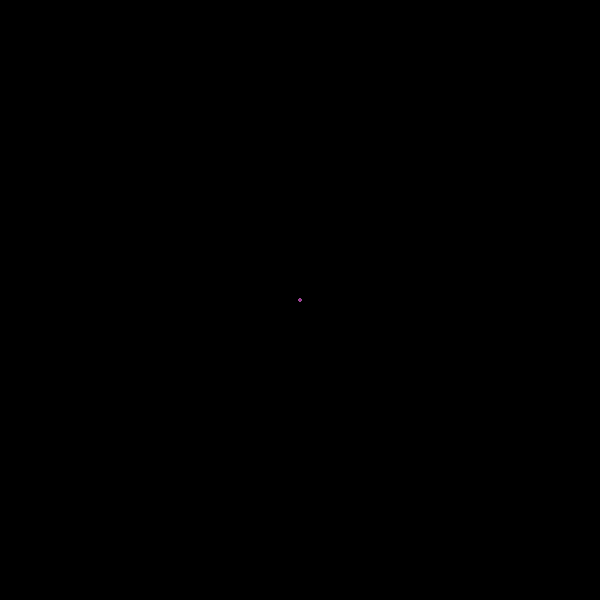
Frame 1 (no input)
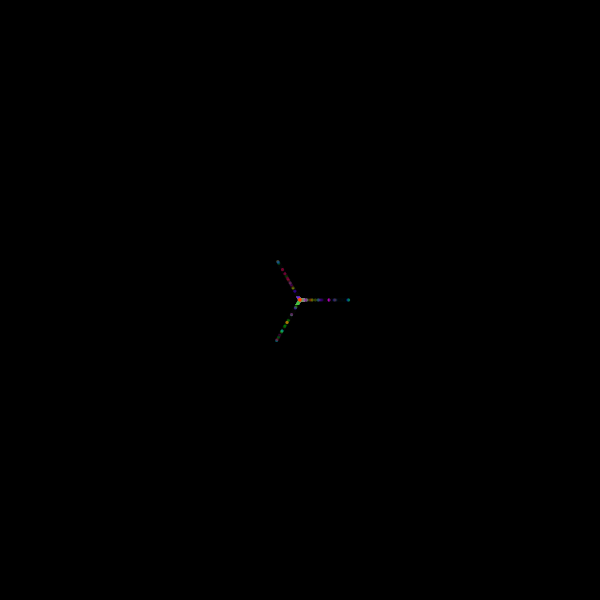
Frame 60 (the mouse pressed at the canvas centre just before this capture)
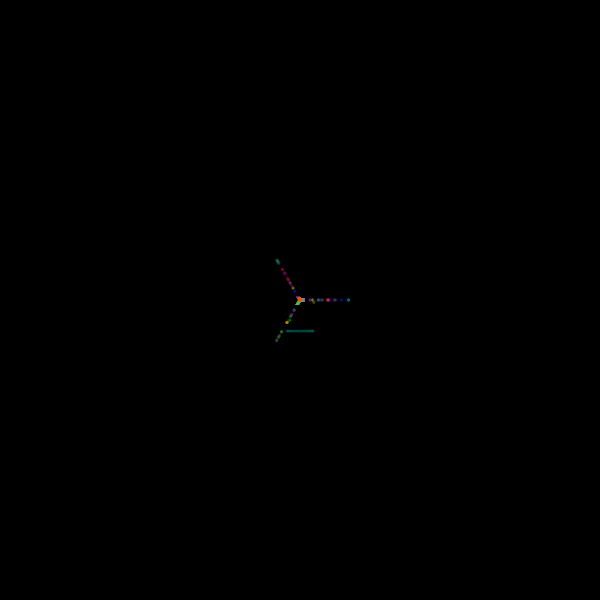
Frame 120 (the mouse held since frame 60 and released just before this capture)

The Processing sketch that drew these frames (run headless with seeded random() and noise(); from frame 60 on, the mouse is pressed at the canvas centre):

// Processing sketch: processing_153972
// ── processing_153972.pde

/*
 * Creative Coding
 * Week 5, 04 - Moving balls 2
 *
 * Drag to add more streaks of balls
 *
 * select number of directions by pressing numbers 1-9
 * press c to clear
 *
 */
MovingBall centre;
MovingBall[] arounds;

int chosenNum;

int numOfObjects;




void setup() {
  size(600, 600);
  
  colorMode(HSB);

// change this for some different 
  numOfObjects = 50;
  chosenNum = 3;

  centre = new MovingBall(width/2, height/2);
  
  arounds = new MovingBall[numOfObjects];
  
  for (int i=0; i < arounds.length; i++ ) {
    arounds[i] = new MovingBall(mouseX, mouseY );
  }



  background(0);
}

void draw() {
  // background(0);

  centre.run();
  
  for (int i=0; i < arounds.length; i++ ) {
    arounds[i].run();
  }


}
// change number of directions and clear 
void  keyPressed() {
    if (key == '1')
    {
      chosenNum = 1;
    }
    if (key == '2')
    {
      chosenNum = 2;
    }
    if (key == '3')
    {
      chosenNum = 3;
    }
    if (key == '4')
    {
      chosenNum = 4;
    }
    if (key == '5')
    {
      chosenNum = 5;
    }
    if (key == '6')
    {
      chosenNum = 6;
    }
    if (key == '7')
    {
      chosenNum = 7;
    }
    if (key == '8')
    {
      chosenNum = 8;
    }
    if (key == '9')
    {
      chosenNum = 9;
    }
    
    // reset background to black
    if (key == 'c' || key == 'C' )
    {
      background(0);
    }
}

void  mouseDragged() {  
  

  
  for (int i=0; i < arounds.length; i++ ) {
    arounds[i] = new MovingBall(mouseX, mouseY);
    if (i == arounds.length) {
      i = 0;
    }
  }
  


}
  
/*
 * MovingBall class
 *
 * Represents a moving ball that moves in a single direction
 *
 */
class MovingBall {

  float x, y;        // position
  float tx, ty;      // target in x and y
  float step, inc;
  float radius;
  int hue;
  

  int direction;

  // constructor
  // create a moving ball at the supplied position (x_, y_)
  MovingBall(float x_, float y_) {
    x = x_;
    y = y_;
    
    hue = int(random(255));

    reset();
  }
  
  // run
  // calls move() followed by display()
  // 
  void run() {
    this.move();
    this.display();
  }

  // move
  // move the ball in the desired direction
  //
  void move() {

    step -= inc;

    if (step < 0) {
      x = tx;
      y = ty;
      reset();
    }

    x = lerp(tx, x, step); 
    y = lerp(ty, y, step);

    checkBounds();
  }

  // checkBounds
  // checks that the ball is within the display window.
  // If it reaches the edge, move in the opposite direction
  void checkBounds() {
    if (x <= 0 || x >= width || y <= 0 || y >= height) {
      x = width/2;
      y = height/2;
      reset();
    }
  }


  void reset() {
    step = 1;
    inc = random(0.01);
    radius = random(10, 50);
    int numDirections = chosenNum;
    float angleUnit = TWO_PI/numDirections; 
    direction = (int) random(numDirections);

    tx = x + radius*cos(direction * angleUnit);
    ty = y + radius*sin(direction * angleUnit);
  }

  // display method
  //
  //
  void display() {
    noStroke();
    rectMode(CENTER);
    fill(0, 30);
    rect(tx, ty, 10, 10);
    fill(hue, 255,255, 60);
    ellipse(x, y, 3, 3);
  }
}
